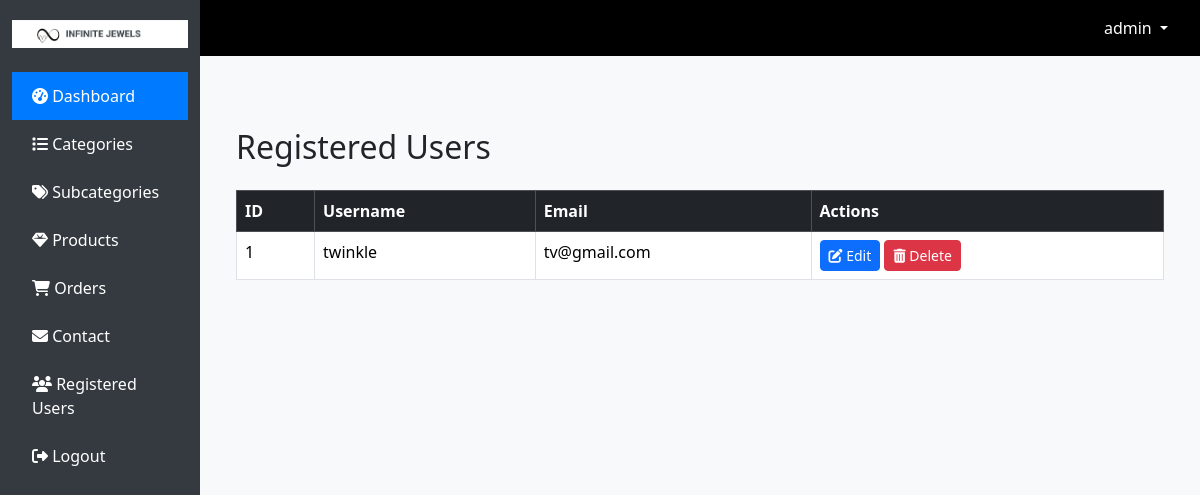
/users.php (signed in), run on the app's committed database.
### tables this page shows
CREATE TABLE `users` (
  `id` int(11) NOT NULL,
  `username` varchar(100) NOT NULL,
  `email` varchar(100) NOT NULL,
  `password` varchar(255) NOT NULL
);

### users.php (the view, shortened to what this page needs)
<?php
include "header.php";
include "db.php";
$sql = "SELECT * FROM users ORDER BY id DESC";
$result = mysqli_query($conn, $sql);
?>
<div class="container mt-5">
    <h2 class="mb-4">Registered Users</h2>
    <div class="table-responsive">
        <table class="table table-bordered table-hover">
            <thead class="table-dark">
                <tr>
                    <th>ID</th>
                    <th>Username</th>
                    <th>Email</th>
                    <th>Actions</th>
                </tr>
            </thead>
            <tbody>
                <?php if (mysqli_num_rows($result) > 0): ?>
                    <?php while ($row = mysqli_fetch_assoc($result)): ?>
                        <tr>
                            <td><?php echo $row['id']; ?></td>
                            <td><?php echo htmlspecialchars($row['username']); ?></td>
                            <td><?php echo htmlspecialchars($row['email']); ?></td>
                            <td>
                                <a href="edit_user.php?id=<?php echo $row['id']; ?>" class="btn btn-sm btn-primary">
                                    <i class="fas fa-edit"></i> Edit
                                </a>
                                <a href="delete_user.php?id=<?php echo $row['id']; ?>" class="btn btn-sm btn-danger" onclick="return confirm('Are you sure you want to delete this user?');">
                                    <i class="fas fa-trash-alt"></i> Delete
                                </a>
                            </td>
                        </tr>
                    <?php endwhile; ?>
                <?php else: ?>
                    <tr>
                        <td colspan="4" class="text-center">No users found.</td>
                    </tr>
                <?php endif; ?>
            </tbody>
        </table>
    </div>
</div>
<?php include "footer.php"; ?>

### header.php (style rules this page uses)
body { background-color: #f8f9fa; }

### data on the page
users: id "1", username "twinkle", email "tv@gmail.com"

### other printed values
$_SESSION['admin'] "admin"
